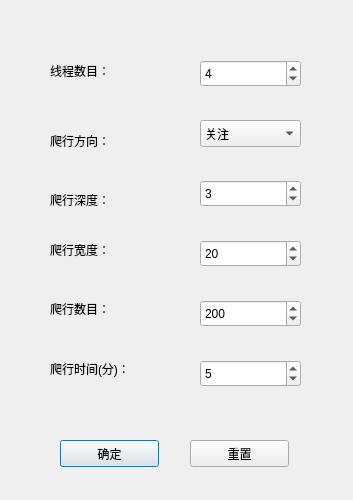
<?xml version="1.0" encoding="UTF-8"?>
<ui version="4.0">
 <class>SpiderSetting</class>
 <widget class="QDialog" name="SpiderSetting">
  <property name="geometry">
   <rect>
    <x>0</x>
    <y>0</y>
    <width>353</width>
    <height>500</height>
   </rect>
  </property>
  <property name="minimumSize">
   <size>
    <width>353</width>
    <height>500</height>
   </size>
  </property>
  <property name="maximumSize">
   <size>
    <width>353</width>
    <height>500</height>
   </size>
  </property>
  <property name="windowTitle">
   <string>爬虫设置</string>
  </property>
  <widget class="QLabel" name="label">
   <property name="geometry">
    <rect>
     <x>50</x>
     <y>60</y>
     <width>81</width>
     <height>21</height>
    </rect>
   </property>
   <property name="text">
    <string>线程数目：</string>
   </property>
  </widget>
  <widget class="QLabel" name="label_2">
   <property name="geometry">
    <rect>
     <x>50</x>
     <y>130</y>
     <width>81</width>
     <height>21</height>
    </rect>
   </property>
   <property name="text">
    <string>爬行方向：</string>
   </property>
  </widget>
  <widget class="QLabel" name="label_3">
   <property name="geometry">
    <rect>
     <x>50</x>
     <y>190</y>
     <width>81</width>
     <height>20</height>
    </rect>
   </property>
   <property name="text">
    <string>爬行深度：</string>
   </property>
  </widget>
  <widget class="QLabel" name="label_4">
   <property name="geometry">
    <rect>
     <x>50</x>
     <y>240</y>
     <width>81</width>
     <height>20</height>
    </rect>
   </property>
   <property name="text">
    <string>爬行宽度：</string>
   </property>
  </widget>
  <widget class="QLabel" name="label_5">
   <property name="geometry">
    <rect>
     <x>50</x>
     <y>300</y>
     <width>68</width>
     <height>17</height>
    </rect>
   </property>
   <property name="text">
    <string>爬行数目：</string>
   </property>
  </widget>
  <widget class="QLabel" name="label_6">
   <property name="geometry">
    <rect>
     <x>50</x>
     <y>360</y>
     <width>81</width>
     <height>17</height>
    </rect>
   </property>
   <property name="text">
    <string>爬行时间(分)：</string>
   </property>
  </widget>
  <widget class="QComboBox" name="comboBox">
   <property name="geometry">
    <rect>
     <x>200</x>
     <y>120</y>
     <width>101</width>
     <height>27</height>
    </rect>
   </property>
   <item>
    <property name="text">
     <string>关注</string>
    </property>
   </item>
   <item>
    <property name="text">
     <string>粉丝</string>
    </property>
   </item>
   <item>
    <property name="text">
     <string>点赞</string>
    </property>
   </item>
  </widget>
  <widget class="QSpinBox" name="spinBox">
   <property name="geometry">
    <rect>
     <x>200</x>
     <y>60</y>
     <width>101</width>
     <height>27</height>
    </rect>
   </property>
   <property name="maximum">
    <number>1000</number>
   </property>
   <property name="value">
    <number>4</number>
   </property>
  </widget>
  <widget class="QSpinBox" name="spinBox_2">
   <property name="geometry">
    <rect>
     <x>200</x>
     <y>180</y>
     <width>101</width>
     <height>27</height>
    </rect>
   </property>
   <property name="maximum">
    <number>100000</number>
   </property>
   <property name="value">
    <number>3</number>
   </property>
  </widget>
  <widget class="QSpinBox" name="spinBox_3">
   <property name="geometry">
    <rect>
     <x>200</x>
     <y>240</y>
     <width>101</width>
     <height>27</height>
    </rect>
   </property>
   <property name="maximum">
    <number>100000</number>
   </property>
   <property name="value">
    <number>20</number>
   </property>
  </widget>
  <widget class="QSpinBox" name="spinBox_4">
   <property name="geometry">
    <rect>
     <x>200</x>
     <y>300</y>
     <width>101</width>
     <height>27</height>
    </rect>
   </property>
   <property name="maximum">
    <number>999999999</number>
   </property>
   <property name="value">
    <number>200</number>
   </property>
  </widget>
  <widget class="QSpinBox" name="spinBox_5">
   <property name="geometry">
    <rect>
     <x>200</x>
     <y>360</y>
     <width>101</width>
     <height>27</height>
    </rect>
   </property>
   <property name="value">
    <number>5</number>
   </property>
  </widget>
  <widget class="QPushButton" name="pushButton">
   <property name="geometry">
    <rect>
     <x>60</x>
     <y>440</y>
     <width>99</width>
     <height>27</height>
    </rect>
   </property>
   <property name="text">
    <string>确定</string>
   </property>
  </widget>
  <widget class="QPushButton" name="pushButton_2">
   <property name="geometry">
    <rect>
     <x>190</x>
     <y>440</y>
     <width>99</width>
     <height>27</height>
    </rect>
   </property>
   <property name="text">
    <string>重置</string>
   </property>
  </widget>
 </widget>
 <resources/>
 <connections>
  <connection>
   <sender>pushButton</sender>
   <signal>clicked()</signal>
   <receiver>SpiderSetting</receiver>
   <slot>slotConfirm()</slot>
   <hints>
    <hint type="sourcelabel">
     <x>82</x>
     <y>444</y>
    </hint>
    <hint type="destinationlabel">
     <x>37</x>
     <y>455</y>
    </hint>
   </hints>
  </connection>
  <connection>
   <sender>pushButton_2</sender>
   <signal>clicked()</signal>
   <receiver>SpiderSetting</receiver>
   <slot>slotReset()</slot>
   <hints>
    <hint type="sourcelabel">
     <x>262</x>
     <y>449</y>
    </hint>
    <hint type="destinationlabel">
     <x>327</x>
     <y>454</y>
    </hint>
   </hints>
  </connection>
 </connections>
 <slots>
  <slot>slotConfirm()</slot>
  <slot>slotReset()</slot>
 </slots>
</ui>
